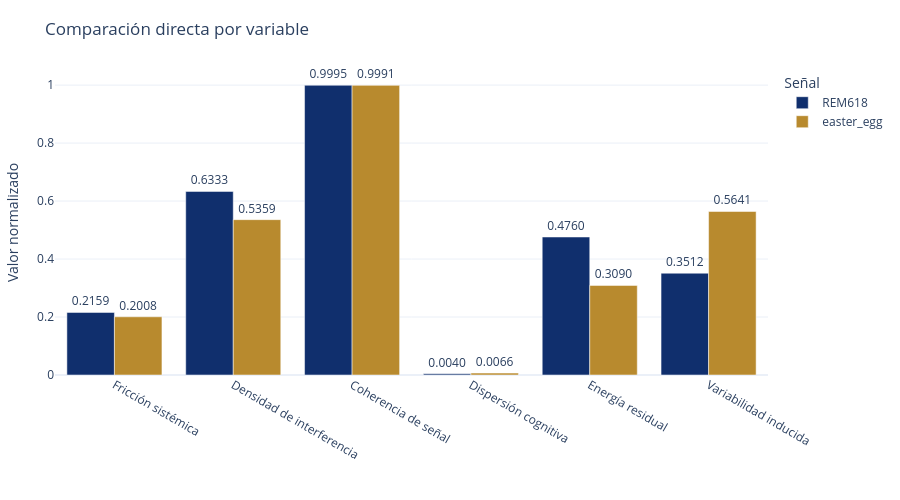

The code cell stored with this chart in its notebook:
### Markdown cell above
## 4. Diferencia composicional

Aquí se vuelve explícita la diferencia entre señales.

- **REM618**: mayor \(D_i\) y \(E_r\).
- **easter_egg**: mayor \(V_i\).
- **Ambas**: \(C_s\) casi máximo.

Eso sostiene la tesis: mismo estado basal, distinta composición interna.

### Code cell
# 5. Barras comparativas con anotación visual
long_df = df.melt(id_vars=["signal"], value_vars=variables, var_name="variable", value_name="value")
long_df["variable_label"] = long_df["variable"].map(labels_map)

fig = px.bar(
    long_df,
    x="variable_label", y="value", color="signal", barmode="group",
    text_auto=".4f",
    color_discrete_map=SIGNAL_COLORS,
    title="Comparación directa por variable"
)
fig.update_traces(textposition="outside", cliponaxis=False)
fig.update_layout(
    height=500,
    xaxis_title="",
    yaxis_title="Valor normalizado",
    legend_title="Señal",
    margin=dict(l=20,r=20,t=70,b=90)
)
fig.show()

### Figure 1 — Plotly figure (JSON) as saved in the notebook; plotly's stock layout.template omitted (floating-point values rounded to 4 significant figures)
{"data": [{"alignmentgroup": "True", "cliponaxis": false, "hovertemplate": "signal=REM618<br>variable_label=%{x}<br>value=%{y}<extra></extra>", "legendgroup": "REM618", "marker": {"color": "#102f6d", "pattern": {"shape": ""}}, "name": "REM618", "offsetgroup": "REM618", "orientation": "v", "showlegend": true, "textposition": "outside", "texttemplate": "%{y:.4f}", "type": "bar", "x": ["Fricción sistémica", "Densidad de interferencia", "Coherencia de señal", "Dispersión cognitiva", "Energía residual", "Variabilidad inducida"], "xaxis": "x", "y": [0.2159, 0.6333, 0.9995, 0.004, 0.476, 0.3512], "yaxis": "y"}, {"alignmentgroup": "True", "cliponaxis": false, "hovertemplate": "signal=easter_egg<br>variable_label=%{x}<br>value=%{y}<extra></extra>", "legendgroup": "easter_egg", "marker": {"color": "#b88a2e", "pattern": {"shape": ""}}, "name": "easter_egg", "offsetgroup": "easter_egg", "orientation": "v", "showlegend": true, "textposition": "outside", "texttemplate": "%{y:.4f}", "type": "bar", "x": ["Fricción sistémica", "Densidad de interferencia", "Coherencia de señal", "Dispersión cognitiva", "Energía residual", "Variabilidad inducida"], "xaxis": "x", "y": [0.2008, 0.5359, 0.9991, 0.0066, 0.309, 0.5641], "yaxis": "y"}], "layout": {"barmode": "group", "height": 500, "legend": {"title": {"text": "Señal"}, "tracegroupgap": 0}, "margin": {"b": 90, "l": 20, "r": 20, "t": 70}, "title": {"text": "Comparación directa por variable"}, "xaxis": {"anchor": "y", "domain": [0, 1], "title": {"text": ""}}, "yaxis": {"anchor": "x", "domain": [0, 1], "title": {"text": "Valor normalizado"}}}}
